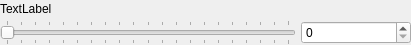
<?xml version="1.0" encoding="UTF-8"?>
<ui version="4.0">
 <class>Slider</class>
 <widget class="QWidget" name="Slider">
  <property name="geometry">
   <rect>
    <x>0</x>
    <y>0</y>
    <width>411</width>
    <height>45</height>
   </rect>
  </property>
  <property name="minimumSize">
   <size>
    <width>411</width>
    <height>45</height>
   </size>
  </property>
  <property name="windowTitle">
   <string>Form</string>
  </property>
  <layout class="QGridLayout" name="gridLayout">
   <property name="leftMargin">
    <number>0</number>
   </property>
   <property name="topMargin">
    <number>0</number>
   </property>
   <property name="rightMargin">
    <number>0</number>
   </property>
   <property name="bottomMargin">
    <number>0</number>
   </property>
   <property name="horizontalSpacing">
    <number>5</number>
   </property>
   <property name="verticalSpacing">
    <number>2</number>
   </property>
   <item row="0" column="0">
    <widget class="QLabel" name="label">
     <property name="text">
      <string>TextLabel</string>
     </property>
    </widget>
   </item>
   <item row="1" column="0">
    <widget class="QSlider" name="slider">
     <property name="minimum">
      <number>0</number>
     </property>
     <property name="maximum">
      <number>100</number>
     </property>
     <property name="value">
      <number>0</number>
     </property>
     <property name="orientation">
      <enum>Qt::Horizontal</enum>
     </property>
     <property name="invertedControls">
      <bool>false</bool>
     </property>
     <property name="tickPosition">
      <enum>QSlider::TicksBothSides</enum>
     </property>
     <property name="tickInterval">
      <number>5</number>
     </property>
    </widget>
   </item>
   <item row="1" column="1">
    <widget class="QSpinBox" name="spin">
     <property name="minimumSize">
      <size>
       <width>110</width>
       <height>0</height>
      </size>
     </property>
     <property name="suffix">
      <string/>
     </property>
     <property name="maximum">
      <number>100</number>
     </property>
    </widget>
   </item>
  </layout>
 </widget>
 <resources/>
 <connections>
  <connection>
   <sender>slider</sender>
   <signal>valueChanged(int)</signal>
   <receiver>spin</receiver>
   <slot>setValue(int)</slot>
   <hints>
    <hint type="sourcelabel">
     <x>76</x>
     <y>43</y>
    </hint>
    <hint type="destinationlabel">
     <x>357</x>
     <y>45</y>
    </hint>
   </hints>
  </connection>
  <connection>
   <sender>spin</sender>
   <signal>valueChanged(int)</signal>
   <receiver>slider</receiver>
   <slot>setValue(int)</slot>
   <hints>
    <hint type="sourcelabel">
     <x>378</x>
     <y>37</y>
    </hint>
    <hint type="destinationlabel">
     <x>271</x>
     <y>46</y>
    </hint>
   </hints>
  </connection>
 </connections>
</ui>
